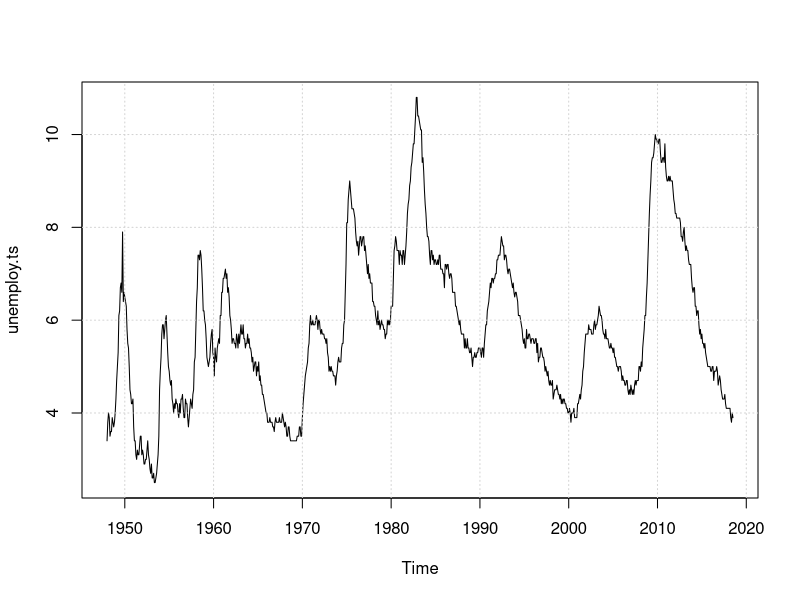

R code for this plot:
# Load unemployment
# US monthly unemployment series
# Deasonalized monthly
# Source: FRED
unemploy.data <- read.csv("UNRATE.csv")
unemploy.ts <- ts(unemploy.data$UNRATE,start=c(1948,1),freq=12)
plot(unemploy.ts)
grid()